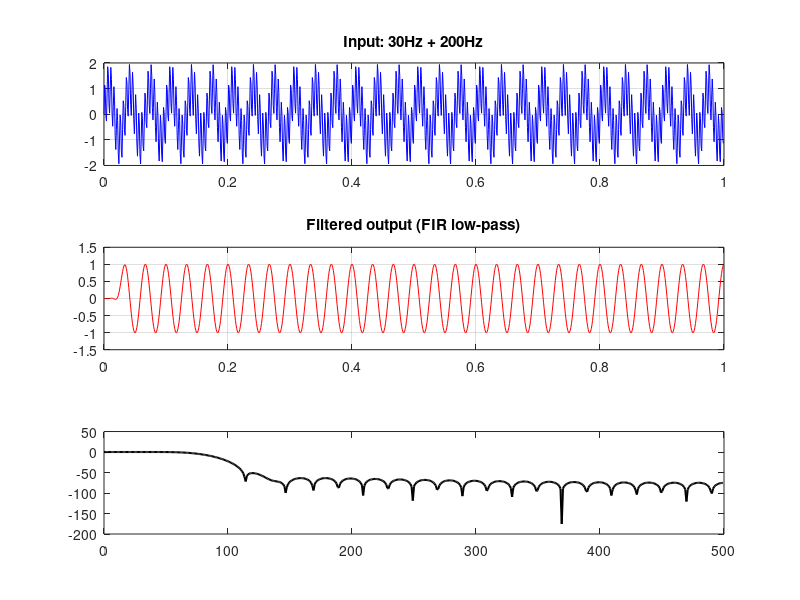

Write the MATLAB code that produced this figure. (Note: this script raises an error after producing the figure.)
% Finite Impulse Response (FIR) filter
clc; clear; close all;

fs = 1000; 
T = 1/fs;
t  = 0:T:1-T;
N  = length(t);

% Mixed signal: 30Hz (keep) + 200Hz (remove)
x = sin(2*pi*30*t) + sin(2*pi*200*t);

% Design FIR filter using window method
order   = 50;
cutoff  = 80;                                       % Hz
Wn      = cutoff / (fs/2);                         % Normalized [0,1]
b       = fir1(order, Wn, 'low', hamming(order+1));

% Apply filter
y = filter(b, 1, x);

% Frequency responses
[H, f] = freqz(b, 1, 512, fs);

subplot(3,1,1); 
plot(t, x, 'b'); 
title('Input: 30Hz + 200Hz'); 
grid on;

subplot(3,1,2); 
plot(t, y, 'r'); 
title('Filtered output (FIR low-pass)');
grid on;

subplot(3,1,3);
plot(f, 20*log10(abs(H)), 'k', 'LineWidth', 1.5);
xline(cutoff, 'r--', 'Cutoff');
title('FIR filter frequency response (dB)');
xlabel('Frequency (Hz)'); 
ylabel('Magnitude (dB)'); 
grid on;

% SNR improvement estimate
noise_before = rms(x  - sin(2*pi*30*t));
noise_after  = rms(y(51:end) - sin(2*pi*30*t(51:end)));
fprintf('Noise RMS before: %.4f\n', noise_before);
fprintf('Noise RMS after:  %.4f\n', noise_after);
